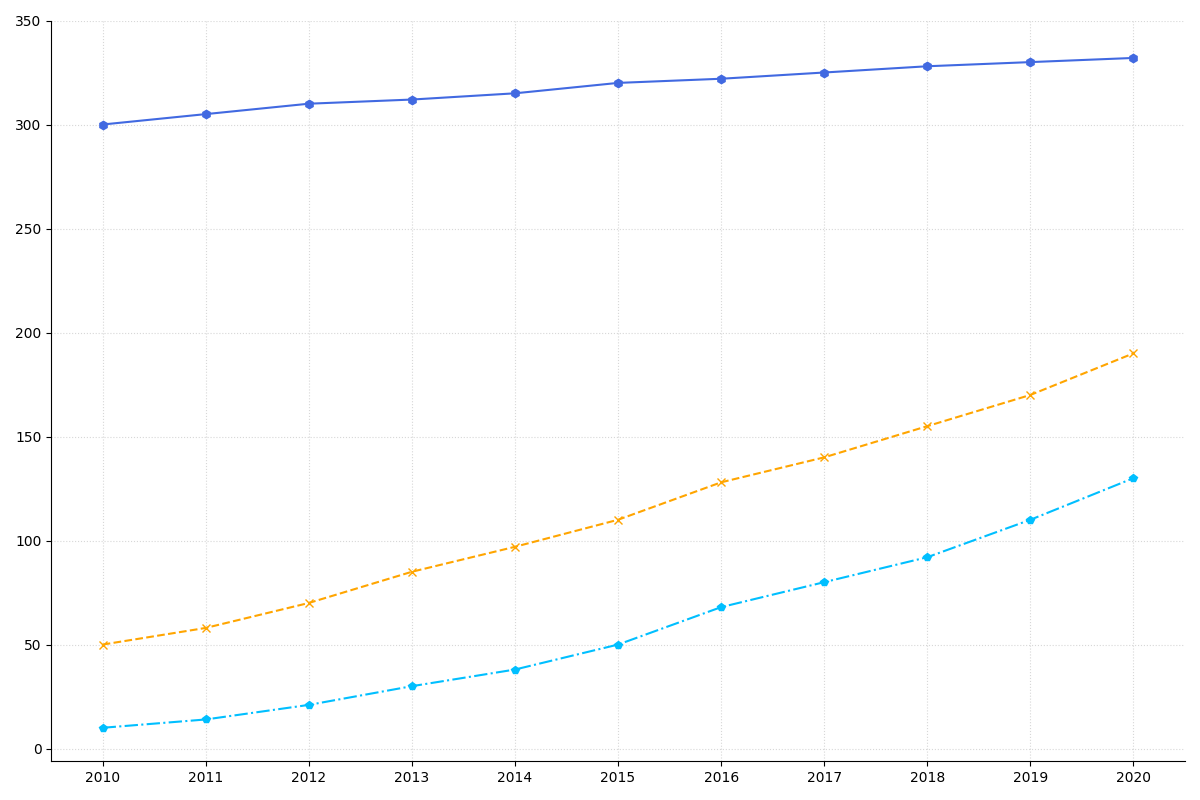

This chart was generated by the following Python code:
import matplotlib.pyplot as plt
import numpy as np

years = np.arange(2010, 2021)
solar = [10, 14, 21, 30, 38, 50, 68, 80, 92, 110, 130]
wind = [50, 58, 70, 85, 97, 110, 128, 140, 155, 170, 190]
hydro = [300, 305, 310, 312, 315, 320, 322, 325, 328, 330, 332]

fig, ax = plt.subplots(figsize=(12, 8))

ax.plot(years, solar, color='deepskyblue', marker='p', linestyle='-.')
ax.plot(years, wind, color='orange', marker='x', linestyle='--')
ax.plot(years, hydro, color='royalblue', marker='h', linestyle='-')

ax.set_xticks(years)
ax.set_yticks(np.arange(0, 400, 50))

ax.grid(linestyle=':', alpha=0.5)
ax.spines['top'].set_visible(False)
ax.spines['right'].set_visible(False)

plt.tight_layout()
plt.show()
